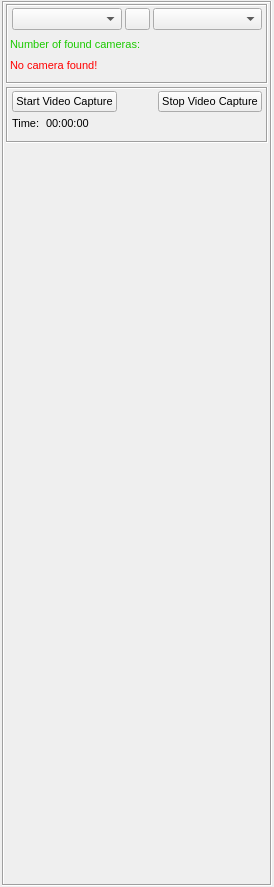
<?xml version="1.0" encoding="UTF-8"?>
<ui version="4.0">
 <class>toolFrameMicroscopeNavigationGUI</class>
 <widget class="QWidget" name="toolFrameMicroscopeNavigationGUI">
  <property name="geometry">
   <rect>
    <x>0</x>
    <y>0</y>
    <width>274</width>
    <height>887</height>
   </rect>
  </property>
  <property name="sizePolicy">
   <sizepolicy hsizetype="Preferred" vsizetype="Preferred">
    <horstretch>0</horstretch>
    <verstretch>0</verstretch>
   </sizepolicy>
  </property>
  <property name="maximumSize">
   <size>
    <width>274</width>
    <height>16777215</height>
   </size>
  </property>
  <property name="font">
   <font>
    <pointsize>8</pointsize>
   </font>
  </property>
  <property name="windowTitle">
   <string>Microscope Navigation</string>
  </property>
  <layout class="QVBoxLayout" name="verticalLayout_2">
   <property name="spacing">
    <number>5</number>
   </property>
   <property name="leftMargin">
    <number>2</number>
   </property>
   <property name="topMargin">
    <number>1</number>
   </property>
   <property name="rightMargin">
    <number>2</number>
   </property>
   <property name="bottomMargin">
    <number>1</number>
   </property>
   <item>
    <widget class="QFrame" name="verticalFrame1">
     <property name="sizePolicy">
      <sizepolicy hsizetype="Expanding" vsizetype="Expanding">
       <horstretch>0</horstretch>
       <verstretch>0</verstretch>
      </sizepolicy>
     </property>
     <property name="maximumSize">
      <size>
       <width>270</width>
       <height>16777215</height>
      </size>
     </property>
     <property name="font">
      <font>
       <pointsize>8</pointsize>
      </font>
     </property>
     <property name="frameShape">
      <enum>QFrame::Box</enum>
     </property>
     <property name="frameShadow">
      <enum>QFrame::Sunken</enum>
     </property>
     <layout class="QVBoxLayout" name="verticalLayout">
      <property name="spacing">
       <number>3</number>
      </property>
      <property name="leftMargin">
       <number>2</number>
      </property>
      <property name="topMargin">
       <number>1</number>
      </property>
      <property name="rightMargin">
       <number>2</number>
      </property>
      <property name="bottomMargin">
       <number>1</number>
      </property>
      <item>
       <widget class="QFrame" name="verticalFrame3">
        <property name="sizePolicy">
         <sizepolicy hsizetype="Preferred" vsizetype="Preferred">
          <horstretch>0</horstretch>
          <verstretch>0</verstretch>
         </sizepolicy>
        </property>
        <property name="frameShape">
         <enum>QFrame::Box</enum>
        </property>
        <property name="frameShadow">
         <enum>QFrame::Sunken</enum>
        </property>
        <layout class="QVBoxLayout" name="verticalLayout_5">
         <property name="spacing">
          <number>3</number>
         </property>
         <property name="leftMargin">
          <number>2</number>
         </property>
         <property name="topMargin">
          <number>1</number>
         </property>
         <property name="rightMargin">
          <number>2</number>
         </property>
         <property name="bottomMargin">
          <number>10</number>
         </property>
         <item>
          <widget class="QFrame" name="horizontalFrame3">
           <property name="sizePolicy">
            <sizepolicy hsizetype="Expanding" vsizetype="Fixed">
             <horstretch>0</horstretch>
             <verstretch>0</verstretch>
            </sizepolicy>
           </property>
           <property name="frameShape">
            <enum>QFrame::NoFrame</enum>
           </property>
           <property name="frameShadow">
            <enum>QFrame::Plain</enum>
           </property>
           <layout class="QHBoxLayout" name="horizontalLayout_2">
            <property name="spacing">
             <number>3</number>
            </property>
            <property name="leftMargin">
             <number>2</number>
            </property>
            <property name="topMargin">
             <number>1</number>
            </property>
            <property name="rightMargin">
             <number>2</number>
            </property>
            <property name="bottomMargin">
             <number>1</number>
            </property>
            <item>
             <widget class="QComboBox" name="microscopeLeftEyepieceComboBox">
              <property name="sizePolicy">
               <sizepolicy hsizetype="Expanding" vsizetype="Fixed">
                <horstretch>0</horstretch>
                <verstretch>0</verstretch>
               </sizepolicy>
              </property>
              <property name="toolTip">
               <string>Change camera on left view</string>
              </property>
              <property name="statusTip">
               <string>Change camera on left view</string>
              </property>
              <property name="whatsThis">
               <string>Change camera on left view</string>
              </property>
              <property name="accessibleName">
               <string>Change camera on left view</string>
              </property>
              <property name="accessibleDescription">
               <string>Change camera on left view</string>
              </property>
             </widget>
            </item>
            <item>
             <widget class="QPushButton" name="switchMicroscopeViewsPushButton">
              <property name="sizePolicy">
               <sizepolicy hsizetype="Fixed" vsizetype="Fixed">
                <horstretch>0</horstretch>
                <verstretch>0</verstretch>
               </sizepolicy>
              </property>
              <property name="maximumSize">
               <size>
                <width>25</width>
                <height>25</height>
               </size>
              </property>
              <property name="toolTip">
               <string>Switch views</string>
              </property>
              <property name="statusTip">
               <string>Switch views</string>
              </property>
              <property name="whatsThis">
               <string>Switch views</string>
              </property>
              <property name="accessibleName">
               <string>Switch views</string>
              </property>
              <property name="accessibleDescription">
               <string>Switch views</string>
              </property>
              <property name="text">
               <string/>
              </property>
              <property name="icon">
               <iconset resource="toolFrameMicroscopeNavigationGUI.qrc">
                <normaloff>:/icons/icons/refresh_icon.png</normaloff>:/icons/icons/refresh_icon.png</iconset>
              </property>
              <property name="iconSize">
               <size>
                <width>18</width>
                <height>18</height>
               </size>
              </property>
              <property name="checkable">
               <bool>true</bool>
              </property>
              <property name="checked">
               <bool>false</bool>
              </property>
              <property name="autoRepeat">
               <bool>false</bool>
              </property>
              <property name="autoExclusive">
               <bool>false</bool>
              </property>
              <property name="autoDefault">
               <bool>false</bool>
              </property>
              <property name="default">
               <bool>false</bool>
              </property>
              <property name="flat">
               <bool>false</bool>
              </property>
             </widget>
            </item>
            <item>
             <widget class="QComboBox" name="microscopeRightEyepieceComboBox">
              <property name="sizePolicy">
               <sizepolicy hsizetype="Expanding" vsizetype="Fixed">
                <horstretch>0</horstretch>
                <verstretch>0</verstretch>
               </sizepolicy>
              </property>
              <property name="toolTip">
               <string>Change camera on right view</string>
              </property>
              <property name="statusTip">
               <string>Change camera on right view</string>
              </property>
              <property name="whatsThis">
               <string>Change camera on right view</string>
              </property>
              <property name="accessibleName">
               <string>Change camera on right view</string>
              </property>
              <property name="accessibleDescription">
               <string>Change camera on right view</string>
              </property>
             </widget>
            </item>
           </layout>
          </widget>
         </item>
         <item>
          <widget class="QFrame" name="horizontalFrame4">
           <property name="enabled">
            <bool>true</bool>
           </property>
           <property name="sizePolicy">
            <sizepolicy hsizetype="Preferred" vsizetype="Preferred">
             <horstretch>0</horstretch>
             <verstretch>0</verstretch>
            </sizepolicy>
           </property>
           <property name="styleSheet">
            <string notr="true">color: rgb(27, 202, 0);</string>
           </property>
           <layout class="QHBoxLayout" name="horizontalLayout_6">
            <property name="spacing">
             <number>3</number>
            </property>
            <property name="leftMargin">
             <number>0</number>
            </property>
            <property name="topMargin">
             <number>1</number>
            </property>
            <property name="rightMargin">
             <number>2</number>
            </property>
            <property name="bottomMargin">
             <number>1</number>
            </property>
            <item>
             <widget class="QLabel" name="numbeOfFoundCamerasTextLabel">
              <property name="sizePolicy">
               <sizepolicy hsizetype="Fixed" vsizetype="Fixed">
                <horstretch>0</horstretch>
                <verstretch>0</verstretch>
               </sizepolicy>
              </property>
              <property name="font">
               <font>
                <pointsize>8</pointsize>
               </font>
              </property>
              <property name="text">
               <string>Number of found cameras: </string>
              </property>
             </widget>
            </item>
            <item>
             <widget class="QLabel" name="numbeOfFoundCamerasNumberLabel">
              <property name="sizePolicy">
               <sizepolicy hsizetype="Fixed" vsizetype="Fixed">
                <horstretch>0</horstretch>
                <verstretch>0</verstretch>
               </sizepolicy>
              </property>
              <property name="text">
               <string/>
              </property>
             </widget>
            </item>
            <item>
             <spacer name="horizontalSpacer_4">
              <property name="orientation">
               <enum>Qt::Horizontal</enum>
              </property>
              <property name="sizeHint" stdset="0">
               <size>
                <width>40</width>
                <height>20</height>
               </size>
              </property>
             </spacer>
            </item>
           </layout>
          </widget>
         </item>
         <item>
          <widget class="QLabel" name="noCameraFoundTextLabel">
           <property name="enabled">
            <bool>true</bool>
           </property>
           <property name="sizePolicy">
            <sizepolicy hsizetype="Fixed" vsizetype="Fixed">
             <horstretch>0</horstretch>
             <verstretch>0</verstretch>
            </sizepolicy>
           </property>
           <property name="font">
            <font>
             <pointsize>8</pointsize>
            </font>
           </property>
           <property name="styleSheet">
            <string notr="true">color: rgb(255, 0, 0);</string>
           </property>
           <property name="text">
            <string>No camera found!</string>
           </property>
          </widget>
         </item>
        </layout>
       </widget>
      </item>
      <item>
       <widget class="QFrame" name="verticalFrame4">
        <property name="frameShape">
         <enum>QFrame::Box</enum>
        </property>
        <property name="frameShadow">
         <enum>QFrame::Sunken</enum>
        </property>
        <layout class="QVBoxLayout" name="verticalLayout_4">
         <property name="spacing">
          <number>3</number>
         </property>
         <property name="leftMargin">
          <number>2</number>
         </property>
         <property name="topMargin">
          <number>1</number>
         </property>
         <property name="rightMargin">
          <number>2</number>
         </property>
         <property name="bottomMargin">
          <number>10</number>
         </property>
         <item>
          <widget class="QFrame" name="horizontalFrame5">
           <property name="sizePolicy">
            <sizepolicy hsizetype="Expanding" vsizetype="Fixed">
             <horstretch>0</horstretch>
             <verstretch>0</verstretch>
            </sizepolicy>
           </property>
           <layout class="QHBoxLayout" name="horizontalLayout_4">
            <property name="spacing">
             <number>3</number>
            </property>
            <property name="leftMargin">
             <number>2</number>
            </property>
            <property name="topMargin">
             <number>1</number>
            </property>
            <property name="rightMargin">
             <number>2</number>
            </property>
            <property name="bottomMargin">
             <number>1</number>
            </property>
            <item>
             <widget class="QPushButton" name="microscopeStartCaptureVideoPushButton">
              <property name="sizePolicy">
               <sizepolicy hsizetype="Fixed" vsizetype="Fixed">
                <horstretch>0</horstretch>
                <verstretch>0</verstretch>
               </sizepolicy>
              </property>
              <property name="text">
               <string>Start Video Capture</string>
              </property>
              <property name="flat">
               <bool>false</bool>
              </property>
             </widget>
            </item>
            <item>
             <spacer name="horizontalSpacer">
              <property name="orientation">
               <enum>Qt::Horizontal</enum>
              </property>
              <property name="sizeHint" stdset="0">
               <size>
                <width>40</width>
                <height>20</height>
               </size>
              </property>
             </spacer>
            </item>
            <item>
             <widget class="QPushButton" name="microscopeStopCaptureVideoPushButton">
              <property name="sizePolicy">
               <sizepolicy hsizetype="Fixed" vsizetype="Fixed">
                <horstretch>0</horstretch>
                <verstretch>0</verstretch>
               </sizepolicy>
              </property>
              <property name="text">
               <string>Stop Video Capture</string>
              </property>
             </widget>
            </item>
           </layout>
          </widget>
         </item>
         <item>
          <widget class="QFrame" name="horizontalFrame6">
           <property name="sizePolicy">
            <sizepolicy hsizetype="Expanding" vsizetype="Preferred">
             <horstretch>0</horstretch>
             <verstretch>0</verstretch>
            </sizepolicy>
           </property>
           <layout class="QHBoxLayout" name="horizontalLayout_5">
            <property name="spacing">
             <number>3</number>
            </property>
            <property name="leftMargin">
             <number>2</number>
            </property>
            <property name="topMargin">
             <number>1</number>
            </property>
            <property name="rightMargin">
             <number>2</number>
            </property>
            <property name="bottomMargin">
             <number>1</number>
            </property>
            <item>
             <widget class="QLabel" name="captureTimeTextLabel">
              <property name="sizePolicy">
               <sizepolicy hsizetype="Fixed" vsizetype="Fixed">
                <horstretch>0</horstretch>
                <verstretch>0</verstretch>
               </sizepolicy>
              </property>
              <property name="text">
               <string>Time: </string>
              </property>
             </widget>
            </item>
            <item>
             <widget class="QLabel" name="captureTimeDurationLabel">
              <property name="text">
               <string>00:00:00</string>
              </property>
             </widget>
            </item>
           </layout>
          </widget>
         </item>
        </layout>
       </widget>
      </item>
      <item>
       <spacer name="verticalSpacer">
        <property name="orientation">
         <enum>Qt::Vertical</enum>
        </property>
        <property name="sizeHint" stdset="0">
         <size>
          <width>20</width>
          <height>40</height>
         </size>
        </property>
       </spacer>
      </item>
     </layout>
    </widget>
   </item>
  </layout>
 </widget>
 <resources>
  <include location="toolFrameMicroscopeNavigationGUI.qrc"/>
 </resources>
 <connections/>
</ui>
